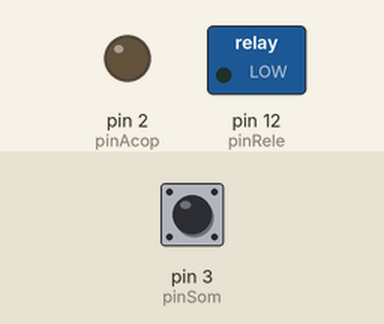
Recording of a sketch running on a simulated Arduino Uno, built with avr-gcc and run on an emulated ATmega328P. On the bench: switched loads named in the sketch (green lamp = pin HIGH), output pins drawn as LEDs (lit = HIGH). The inputs (shaded band) are chosen by the test bench; at power-on: pin 3 (pinSom) LOW. What the sketch prints to the serial monitor is not drawn.

Above: at 1.2 s.
1.3 s: pin 3 (pinSom) driven HIGH
3.3 s: pin 3 (pinSom) pulsed LOW 2 times (0.12 s each, 0.3 s apart)
At 4.5 s:
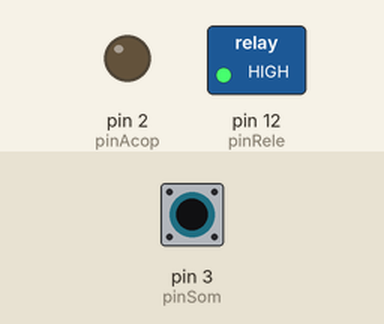
5.7 s: pin 3 (pinSom) pulsed LOW 5 times (0.12 s each, 0.3 s apart)
Timing chart, 0 to 8.7 s (numbered marks = the images above; inputs shaded):
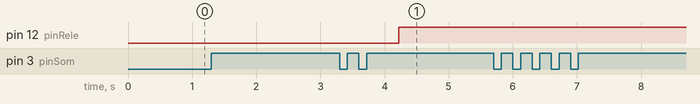

The sketch:

arvoreNatal.ino
```cpp
#define pinSom 3
#define pinRele 12
#define pinAcop 2
#define tempoEntrePalmas 150 //milisegundos
#define tempoMaximoEntrePalmas 500 //milisegundos

int contaPalmas = 0;
unsigned long tempoEspera = 0;
unsigned long tempoEsperaEntrePalmas = 0;

void executarAcao();
void setup() {
	Serial.begin(9600);

	pinMode(pinSom, INPUT);
	pinMode(pinRele, OUTPUT);
	pinMode(pinAcop, OUTPUT);

	digitalWrite(pinRele, LOW);
	digitalWrite(pinAcop, LOW);

	Serial.println("Setup Concluído");
}

void loop() {
	static int sensorSomAnt;
	int sensorSom = digitalRead(pinSom);

	if ((sensorSom == HIGH) && (sensorSomAnt == LOW)) {
		Serial.print("detectou");

		if ((millis() - tempoEspera) > tempoEntrePalmas) {
		tempoEspera = millis();
		tempoEsperaEntrePalmas = millis();
		contaPalmas++;
		}
	}
	sensorSomAnt = sensorSom;

	if ( (contaPalmas != 0) && ((millis() - tempoEsperaEntrePalmas) > tempoMaximoEntrePalmas) ) {
		executarAcao();
		contaPalmas = 0;
		tempoEsperaEntrePalmas = millis();
	}
}

void executarAcao() {
	switch (contaPalmas) {
		case 3:
		digitalWrite(pinAcop, HIGH);
		delay(200);
		digitalWrite(pinAcop, LOW);
		Serial.println("Duas Palmas, trocando modo do pisca");
		break;
		case 2:
		digitalWrite(pinRele, !digitalRead(pinRele));
		Serial.println("Tres Palmas, trocando estado do rele");
		break;
		default:
		Serial.print("A quantidade de palmas foi de:");
		Serial.println(contaPalmas);
	}
}
```

Measured:
- after the input at 1.3 s, every drawn part: stays the same
- after the input at 3.3 s, pin 12 (pinRele): LOW → HIGH after 0.92 s
- after the input at 5.7 s, every drawn part: stays the same
